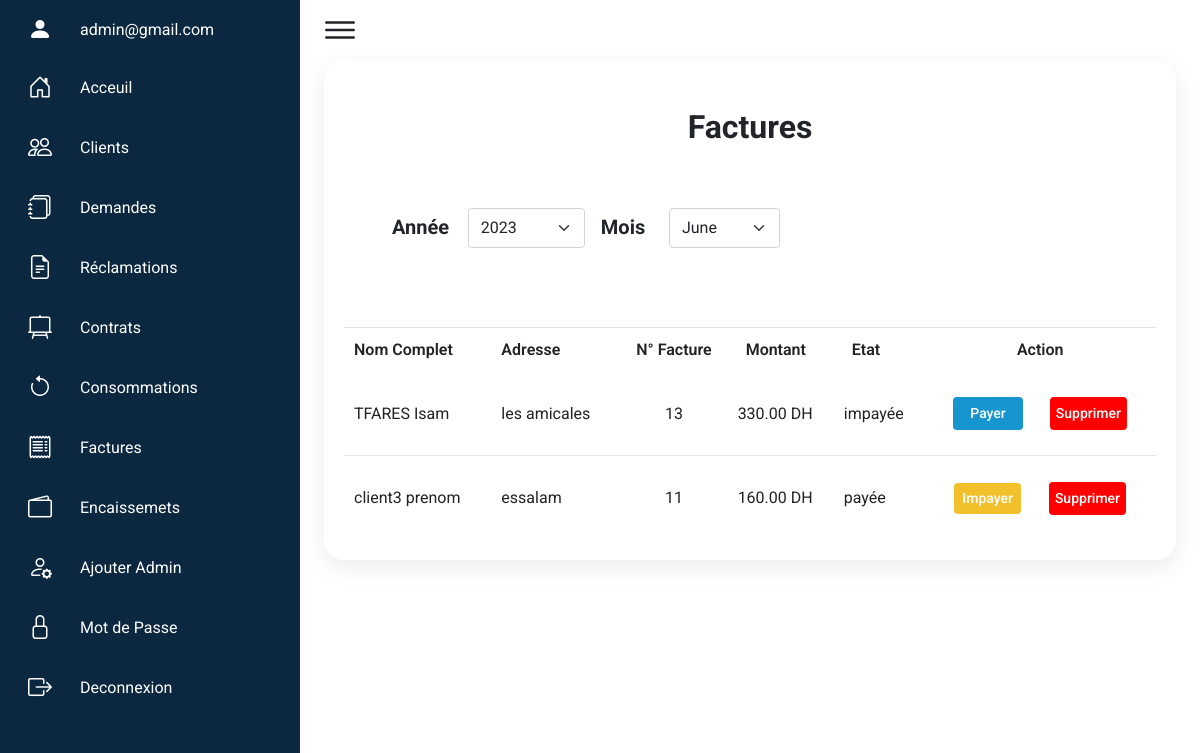
Before: /index.php?page=factures (signed in) with the older database file.
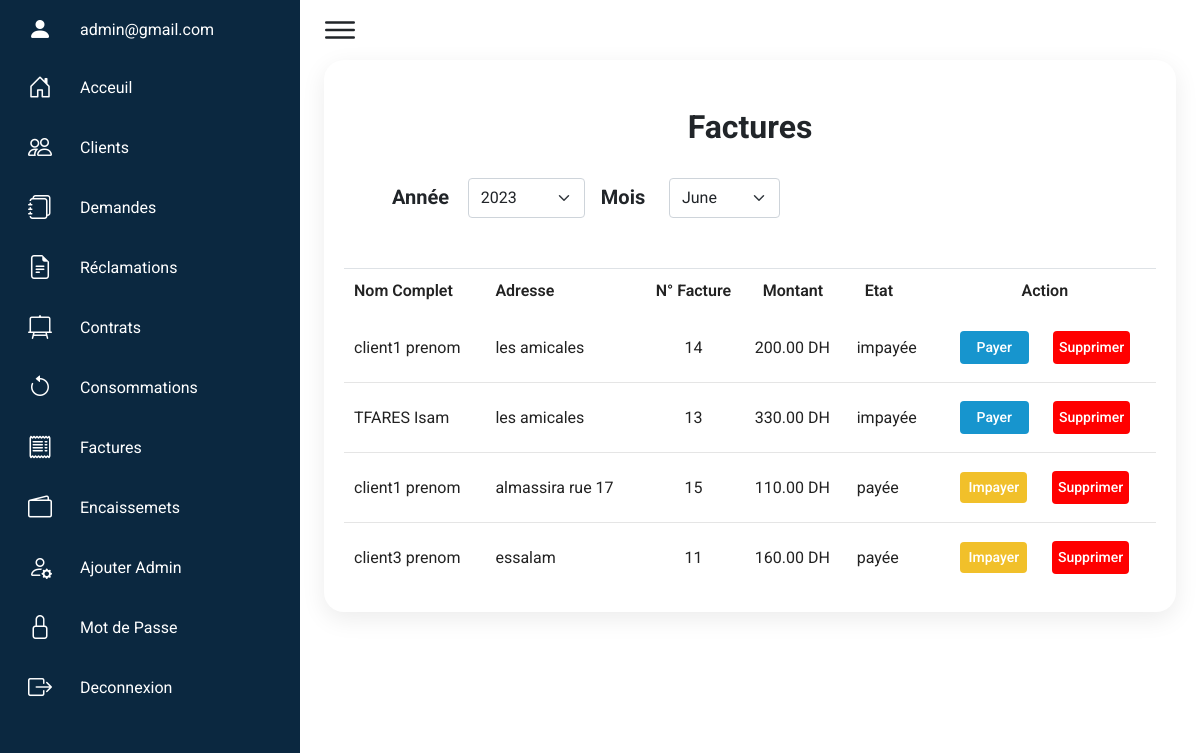
After: the same page with the newer database file.
### tables this page shows
CREATE TABLE `factures` (
  `facture_id` int(11) NOT NULL,
  `facture_payement_date` datetime DEFAULT NULL,
  `facture_time` datetime NOT NULL DEFAULT current_timestamp(),
  `montant` decimal(8,2) NOT NULL,
  `consommation_id` int(11) NOT NULL,
  `contrat_id` int(11) NOT NULL,
  `etat` tinyint(1) NOT NULL DEFAULT 0
);

CREATE TABLE `clients` (
  `client_id` int(11) NOT NULL,
  `password` varchar(50) NOT NULL,
  `nom` varchar(20) NOT NULL,
  `prenom` varchar(20) NOT NULL,
  `adresse` varchar(50) NOT NULL,
  `tel` varchar(10) NOT NULL,
  `email` varchar(30) NOT NULL,
  `isVerified` int(11) NOT NULL DEFAULT 0,
  `token` varchar(255) NOT NULL,
  `isActive` tinyint(4) NOT NULL DEFAULT 1
);

CREATE TABLE `contrats` (
  `contrat_id` int(11) NOT NULL,
  `client_id` int(11) NOT NULL,
  `numero` int(11) NOT NULL,
  `date_de_debut` date NOT NULL DEFAULT current_timestamp(),
  `date_de_fin` date DEFAULT NULL,
  `adresse_local` varchar(50) NOT NULL,
  `localite_id` int(11) NOT NULL,
  `etat` int(11) NOT NULL DEFAULT 1
);

### models/factures.php (called while the page is built, shortened)
<?php
function getAllFacturesDB($year, $month)
{
    $db = connectToDatabase();
    $stm = $db->prepare("SELECT f.*, c.contrat_id, c.contrat_id, cl.nom, cl.prenom, c.adresse_local
    FROM factures f
    JOIN contrats c ON f.contrat_id = c.contrat_id
    JOIN clients cl ON c.client_id = cl.client_id
    JOIN consommations cons ON cons.consommation_id = f.consommation_id
    WHERE cons.consommation_mois = :month AND cons.consommation_annee = :year ORDER BY f.etat,f.facture_payement_date DESC");
    $stm->bindParam(":month", $month);
    $stm->bindParam(":year", $year);
    $stm->execute();
    $result = $stm->fetchAll(PDO::FETCH_ASSOC);
    return $result;
}

### models/consommations.php (called while the page is built, shortened)
<?php
function Years()
{
    $db = connectToDatabase();
    $stm = $db->prepare("SELECT DISTINCT consommation_annee FROM consommations ORDER BY consommation_annee DESC");
    $stm->execute();
    return $stm->fetchAll();
}

### controllers/consommations.php (called while the page is built, shortened)
<?php
require_once('./models/consommations.php');
require_once('./models/factures.php');
function getYears()
{
    return Years();
}

### controllers/factures.php (called while the page is built, shortened)
<?php
require_once('./models/factures.php');
function getAllFactures($year, $mounth)
{
    return getAllFacturesDB($year, $mounth);
}

### views/admin/factures.php (the view, shortened to what the rows shown need)
<?php
$currentMonth = date('n');
$currentYear = date('Y');
if ($currentMonth == 1) {
    $lastMonthNumber = 12;
    $lastMonthYear = $currentYear - 1;
} else {
    $lastMonthNumber = $currentMonth - 1;
    $lastMonthYear = $currentYear;
}
$years = getYears();
if (isset($_POST['year']) && !empty($_POST['year'])) {
    $yearSelected = $_POST['year'];
    $mounthSelected = $_POST['mounth'];
    $factures = getAllFactures($yearSelected, $mounthSelected);
} else {
    $factures = getAllFactures($lastMonthYear, $lastMonthNumber);
}
$title = "Factures" ?>
<div class="details-table p-0 px-2">
    <div class="activities pt-0 lesson-block m-0 mx-3 my-0">
        <h2 class="fw-bold mt-5 mb-4 text-center">Factures</h2>
        <table class="border-top">
            <thead>
                <tr>
                    <td>Nom Complet</td>
                    <td class="text-start">Adresse</td>
                    <td>N° Facture </td>
                    <td class="text-start ps-3">Montant </td>
                    <td class="text-start ps-3">Etat</td>
                    <td class="text-center">Action</td>
                </tr>
            </thead>
            <tbody id="" style="max-height: 600px;overflow-y:auto">
                <?php foreach ($factures as $key => $facture) { ?>
                    <tr>
                        <td> <?= $facture['nom'] . " " . $facture['prenom'] ?></td>
                        <td class="text-start"><?= $facture['adresse_local'] ?></td>
                        <td class=" py-1 m-1 px-2 "><?= $facture['facture_id'] ?></td>
                        <td class=" py-1 m-1 px-2 "><?= $facture['montant'] ?> DH</td>
                        <td class=" py-1 m-1 px-2 "><?= $facture['etat'] ? "payée" : "impayée" ?></td>
                        <td>
                            <div class="d-flex justify-content-evenly py-2 align-items-center">
                                <?php if (!$facture['etat']) { ?>
                                    <button type="button" class="status btn delivered border-none mx-2 px-3" data-bs-toggle="modal" data-bs-target="#payer<?= $facture['facture_id'] ?>">
                                        Payer
                                    </button>
                                <?php } else { ?>
                                    <form action="?page=impayFacture" method="post">
                                        <button type="submit" class="status btn pending border-none mx-2">Impayer</button>
                                    </form>
                                <?php } ?>
                                <form action="?page=deleteFacture" method="post">
                                    <button type="submit" class="status btn return border-none mx-2">Supprimer</button>
                                </form>
                            </div>
                        </td>
                    </tr>
                <?php } ?>
            </tbody>
        </table>
    </div>
</div>
<?php require('views/admin/layout.php');

Changed rows visible on the page:
added factures: clients.nom "client1", clients.prenom "prenom", contrat.adresse_local "les amicales", facture_id "14", montant "200.00", etat "impayée"
added factures: clients.nom "client1", clients.prenom "prenom", contrat.adresse_local "almassira rue 17", facture_id "15", montant "110.00", etat "payée"
